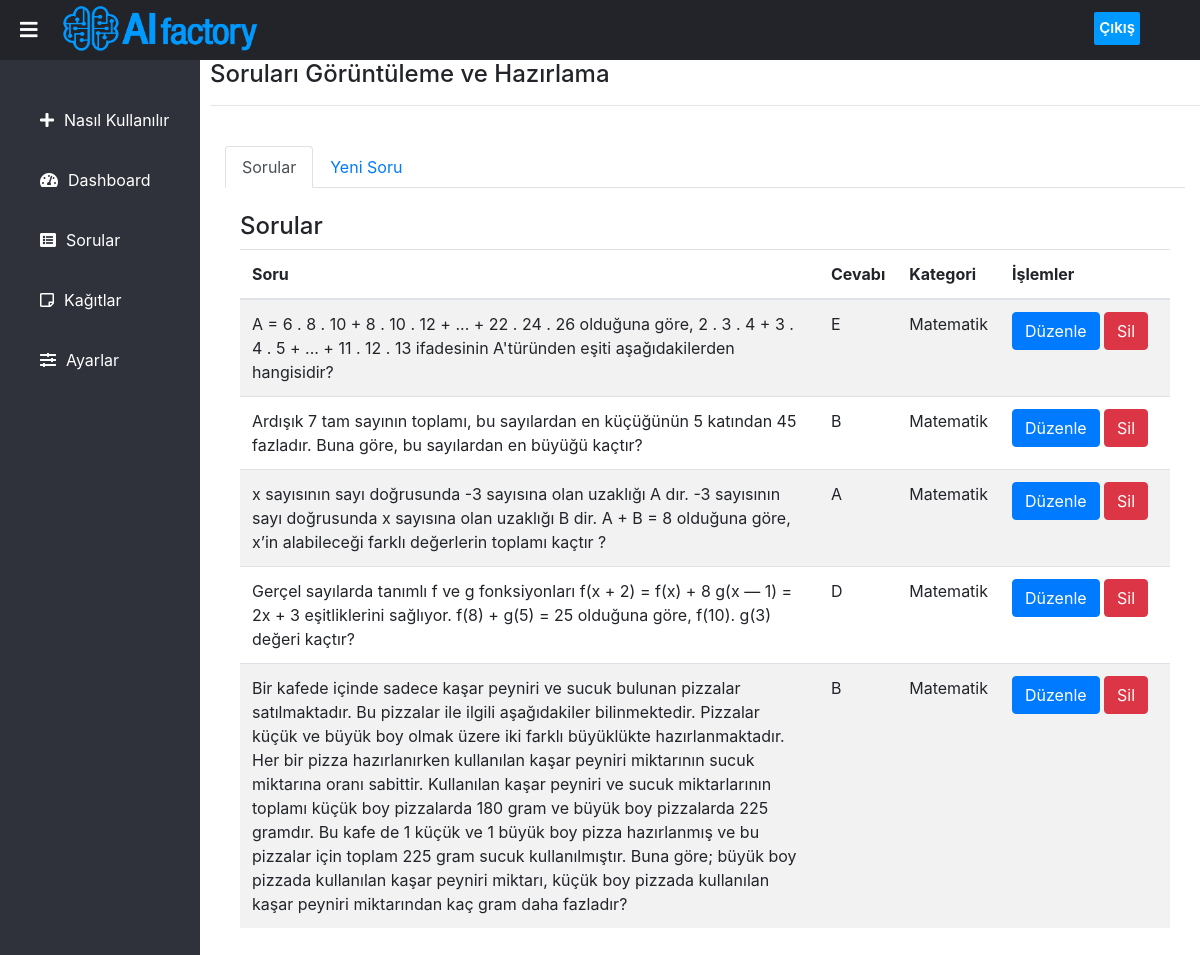
Before: /questions.php (signed in) with the older database file.
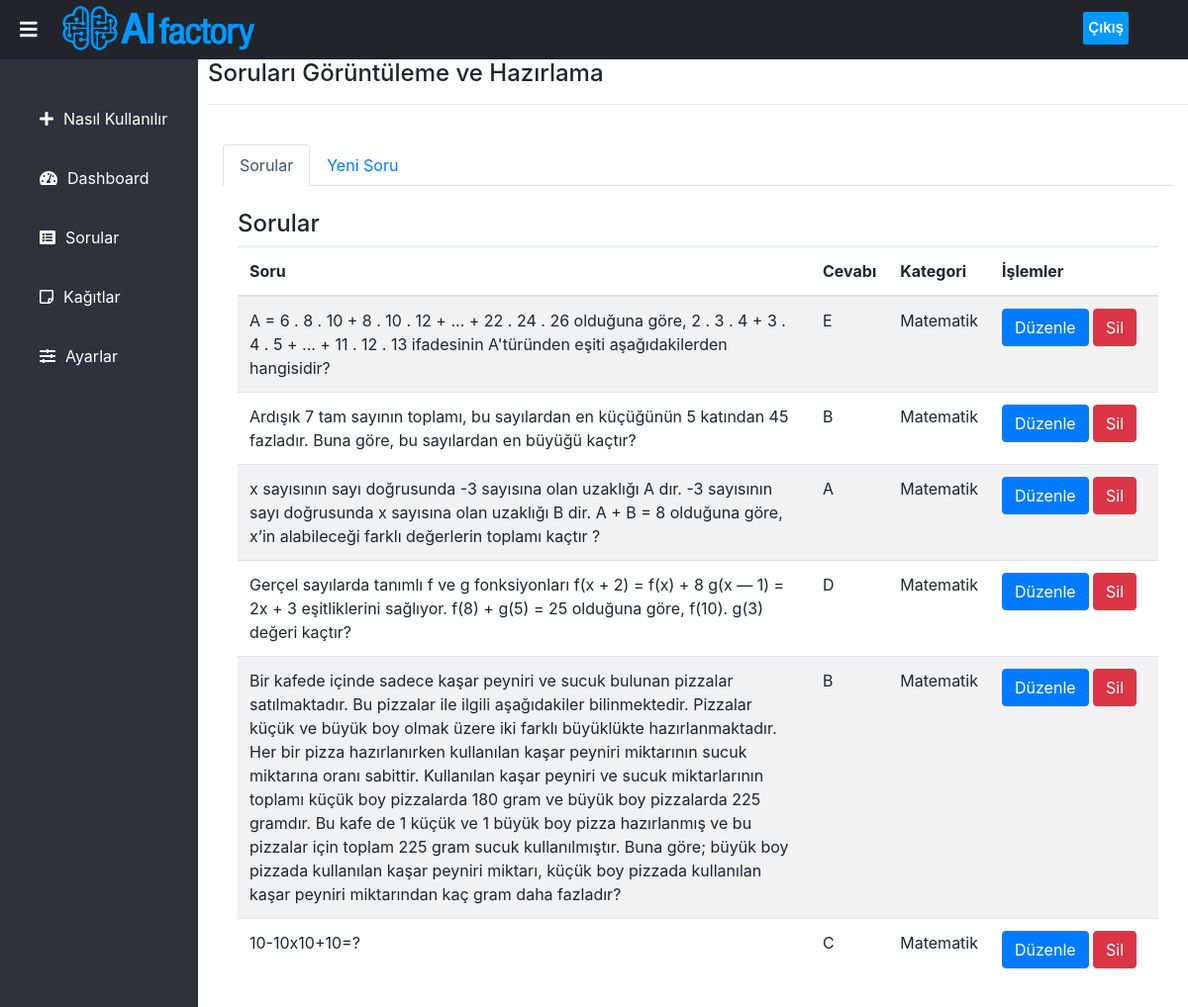
After: the same page with the newer database file.
### tables this page shows
CREATE TABLE `questions` (
  `question_id` int(11) NOT NULL,
  `question` varchar(10000) NOT NULL,
  `answer1` varchar(255) NOT NULL,
  `answer2` varchar(255) NOT NULL,
  `answer3` varchar(255) NOT NULL,
  `answer4` varchar(255) NOT NULL,
  `answer5` varchar(255) NOT NULL,
  `correct_answer` int(11) NOT NULL,
  `category` varchar(50) DEFAULT NULL
);

### questions.php (the view, shortened to what this page needs)
<?php
include_once 'sidebar.php';
require_once "connect.php";
    $teach_cat = $_SESSION["userCategory"];
    $categories = explode(",", $teach_cat);
?>
  <div class="content">
    <section>
        <h4>Soruları Görüntüleme ve Hazırlama</h4>
        <hr>
        <div class="container mt-3">
            <br>
            <ul class="nav nav-tabs">
                <li class="nav-item">
                    <a class="nav-link active" data-toggle="tab" href="#home">Sorular</a>
                </li>
                <li class="nav-item">
                    <a class="nav-link" data-toggle="tab" href="#menu1">Yeni Soru</a>
                </li>
            </ul>
            <div class="tab-content">
                <div id="home" class="container tab-pane active">
                <br>
                <div style="display: flex;justify-content: space-between;">
                    <div><h4>Sorular</h4></div>
                </div>
                  <table id=txtHint class="table table-striped">
                    <thead>
                        <tr>
                            <th scope="col">Soru</th>
                            <th scope="col">Cevabı</th>
                            <th scope="col">Kategori</th>
                            <th scope="col" style="width:170px;">İşlemler</th>
                        </tr>
                    </thead>
                    <tbody>
                      <?php
                      for ($i = 0; $i < count($categories); $i++){
                        $questions_record = mysqli_query($link,"SELECT * FROM questions WHERE category = '$categories[$i]'");
                        if($questions_record -> num_rows > 0){
                          while($questions_row = mysqli_fetch_array($questions_record)){
                            if($questions_row["correct_answer"] == 0){
                                        $letter_answer = "A";
                                    }else if($questions_row["correct_answer"] == 1){
                                        $letter_answer = "B";
                                    }else if($questions_row["correct_answer"] == 2){
                                        $letter_answer = "C";
                                    }else if($questions_row["correct_answer"] == 3){
                                        $letter_answer = "D";
                                    }else{$letter_answer = "E";}
                                    $temp= $questions_row['question_id'];
                                ?>
                          <tr>
                                <td><?php echo $questions_row['question']; ?></td>
                                <td><?php echo $letter_answer; ?></td>
                                <td><?php echo $questions_row['category']; ?></td>
                                <td>
                                  <a class="btn btn-primary" href="./components/edit_question.php?questionid=<?php echo $temp; ?>">Düzenle</a>
                                  <a class="btn btn-danger" href="./components/delete_question.php?questionid=<?php echo $temp; ?>">Sil</a>
                                </td>
                          </tr>
                          <?php
                          }
                        }else{echo "Hiç soru bulunamadı.";}
                      }
                       ?>
                    </tbody>
                    </table><br>
                </div>
            </div>
        </div>
    </section>
</div>

Changed rows visible on the page:
added questions: question "10-10x10+10=?", correct_answer "C", category "Matematik"
